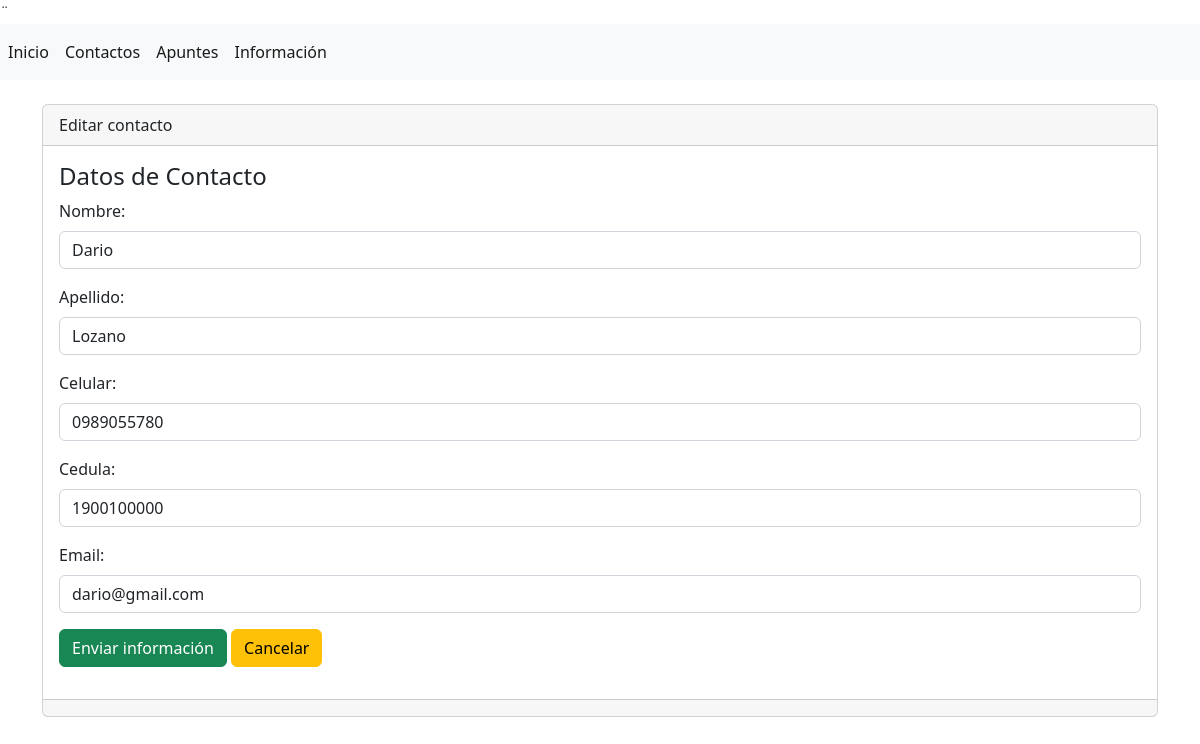
/contactos/editar/2, run on the app's committed database.
### appUno/models.py (models this page shows, shortened)
class Contacto(models.Model):
	nombre=models.CharField(max_length=30)
	apellido=models.CharField(max_length=30)
	celular=models.CharField(max_length=10)
	cedula=models.CharField(max_length=30)
	email=models.CharField(max_length=30)

### appUno/views.py (the view)
# urls.py: path('contactos/editar', views.editar_contacto, name='editar_contacto'),
def editar_contacto(request, id):
	contacto=Contacto.objects.get(id=id)
	formulario=ContactoForm(request.POST or None, instance=contacto)
	if formulario.is_valid() and request.POST:
		formulario.save()
		return redirect('contactos')
	return render(request, 'contactos/editar.html', {'formulario':formulario})

### appUno/forms.py
class ContactoForm(forms.ModelForm):
    class Meta:
        model = Contacto
        fields = '__all__'

### appUno/templates/contactos/editar.html (shortened to what this page needs)
{% extends "base.html" %}
{% block contenido %}
<div class="card">
    <div class="card-header">
        Editar contacto
    </div>
    <div class="card-body">
        <h4 class="card-title">Datos de Contacto</h4>
        {% include 'contactos/form.html' %}
    </div>
    <div class="card-footer text-muted">
    </div>
</div>
{% endblock %}

### appUno/templates/contactos/form.html (shortened to what this page needs)
<form enctype="multipart/form-data" method="POST">
    {% for campo in formulario %}
    <div class="mb-3">
        <label for="" class="form-label">{{ campo.label }}:</label>
        <input
        type="{{ campo.field.widget.input_type }}"
        class="form-control"
        name="{{ campo.name }}"
        id=""
        aria-describedby="helpId"
        placeholder="{{campo.label}}"
        value="{{ campo.value | default:'' }}">
    </div>
    {% endfor %}
    <input name="" id="" class="btn btn-success" type="submit" value="Enviar información">
    <a name="" id="" class="btn btn-warning" href="{% url 'contactos' %}" role="button">Cancelar</a>
</form>

### data on the page
Contacto: nombre "Dario" "Lozano" "0989055780" "1900100000" "dario@gmail.com"

### other printed values
{{ campo.label }} "Nombre" "Apellido" "Celular" "Cedula" "Email"
